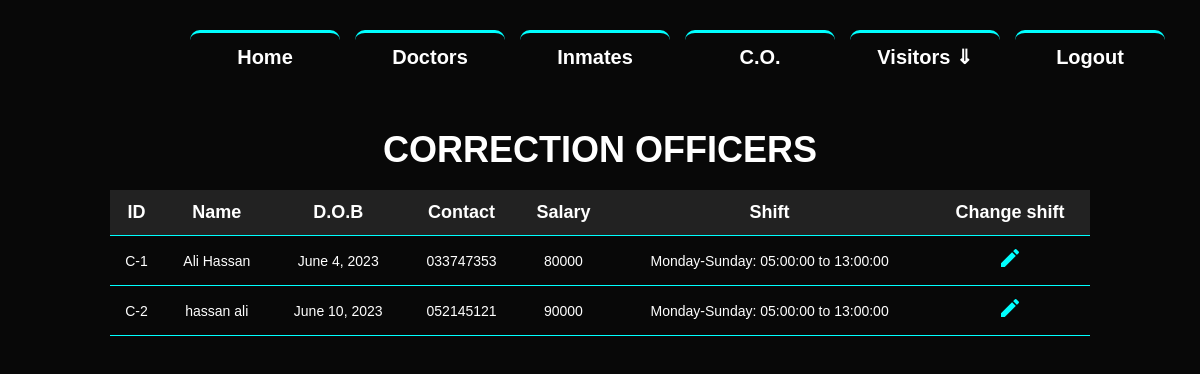
Screenshot of /user/COs_show/ (signed in) with the database file from the repository.
### login/models.py (models this page shows, shortened)
class CO(models.Model):
    CO_id=models.CharField(max_length=4,primary_key=True)
    first_name=models.CharField(max_length=25)
    last_name=models.CharField(max_length=25)
    dob=models.DateField()
    shift=models.ForeignKey(Shift,related_name='CO',on_delete=models.CASCADE,blank=False)
    contact_number=models.CharField(max_length=11)
    salary=models.BigIntegerField()
    password=models.CharField(max_length=8)

class Shift(models.Model):
    shift_id=models.CharField(max_length=3,primary_key=True)
    starting_day=models.CharField(max_length=10,null=True)
    ending_day=models.CharField(max_length=10,null=True)
    starting_time=models.TimeField()
    ending_time=models.TimeField()
    def __str__(self) :
        return f"{self.starting_day}-{self.ending_day}: {self.starting_time} to {self.ending_time}"

### Users/views.py (the view)
# urls.py: path('COs_show/',views.COs_show,name='COs_show'),
@never_cache
def COs_show(request):
    if not request.user.is_authenticated:
        return HttpResponseRedirect(reverse('admin_login'))
    else:
        COs = CO.objects.all()
        shift=Shift.objects.all()
        return render(request, 'users/admin_funcs/COs_show.html', {'CO': COs,'options':shift})

### Users/templates/users/admin_funcs/COs_show.html (shortened to what this page needs)
{%extends 'users/base.html'%}
{%block content%}
<head>
    <link rel="stylesheet" href="https://maxcdn.bootstrapcdn.com/font-awesome/4.7.0/css/font-awesome.min.css">
    <link rel="stylesheet" href="https://maxcdn.bootstrapcdn.com/bootstrap/3.3.7/css/bootstrap.min.css">
</head>
<div class="container">
    <h1 style="font-weight:bold">CORRECTION OFFICERS</h1>
    <table>
        <thead>
        <tr>
            <th>ID</th>
            <th>Name</th>
            <th>D.O.B</th>
            <th>Contact</th>
            <th>Salary</th>
            <th style="text-align: center;">Shift</th>
            <th>Change shift</th>
        </tr>
        </thead>
        <tbody>
        {% for i in CO %}
        <tr>
            <td>{{ i.CO_id }}</td>
            <td>{{ i.first_name }} {{ i.last_name }}</td>
            <td>{{ i.dob }}</td>
            <td>{{ i.contact_number }}</td>
            <td>{{ i.salary }}</td>
            <td>{{ i.shift }}</td>
            <td style="text-align: center;">
                <a href="#editCOModal-{{forloop.counter}}" class="edit" data-toggle="modal"><i class="material-icons" data-toggle="tooltip" title="Edit" style="color: aqua;">&#xE254;</i></a>
            </td>
        </tr>
        {% endfor %}
        </tbody>
    </table>
</div>
{%endblock content%}

### Users/templates/users/base.html (style rules this page uses)
body { background-color:rgb(8, 8, 8); margin: 0; padding: 0; }

### Users/templates/users/admin_funcs/COs_show.html (style rules this page uses)
body { background-color: rgb(8, 8, 8); color: #fff; font-family: Arial, sans-serif; }
.container { max-width: 1000px; margin: 0 auto; padding: 10px; }
h1 { text-align: center; margin-bottom: 20px; font-weight: bold; }
table { width: 100%; border-collapse: collapse; margin-top: 20px; }
th, td { padding: 10px; text-align: center; border-bottom: 1px solid aqua; }
th { font-size: large; background-color: #222; }

### rows the page displays
CO: CO_id "C-1", first_name "Ali", last_name "Hassan", dob "June 4, 2023", contact_number "033747353", salary "80000", shift "Monday-Sunday: 05:00:00 to 13:00:00"
CO: CO_id "C-2", first_name "hassan", last_name "ali", dob "June 10, 2023", contact_number "052145121", salary "90000", shift "Monday-Sunday: 05:00:00 to 13:00:00"
